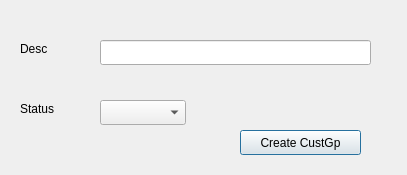
<?xml version="1.0" encoding="UTF-8"?>
<ui version="4.0">
    <class>CustomerGP</class>
    <widget class="QDialog" name="CustomerGP">
        <property name="geometry">
            <rect>
                <x>0</x>
                <y>0</y>
                <width>407</width>
                <height>175</height>
            </rect>
        </property>
        <property name="windowTitle">
            <string>Dialog</string>
        </property>
        <widget class="QLabel" name="desc">
            <property name="geometry">
                <rect>
                    <x>20</x>
                    <y>40</y>
                    <width>67</width>
                    <height>17</height>
                </rect>
            </property>
            <property name="text">
                <string>Desc</string>
            </property>
        </widget>
        <widget class="QLabel" name="label_2">
            <property name="geometry">
                <rect>
                    <x>20</x>
                    <y>100</y>
                    <width>67</width>
                    <height>17</height>
                </rect>
            </property>
            <property name="text">
                <string>Status</string>
            </property>
        </widget>
        <widget class="QComboBox" name="CMB_custGroup">
            <property name="geometry">
                <rect>
                    <x>100</x>
                    <y>100</y>
                    <width>86</width>
                    <height>25</height>
                </rect>
            </property>
        </widget>
        <widget class="QPushButton" name="BTN_createCustGp">
            <property name="geometry">
                <rect>
                    <x>240</x>
                    <y>130</y>
                    <width>121</width>
                    <height>25</height>
                </rect>
            </property>
            <property name="text">
                <string>Create CustGp</string>
            </property>
        </widget>
        <widget class="QLineEdit" name="LE_desc">
            <property name="geometry">
                <rect>
                    <x>100</x>
                    <y>40</y>
                    <width>271</width>
                    <height>25</height>
                </rect>
            </property>
        </widget>
    </widget>
    <resources/>
    <connections/>
</ui>
